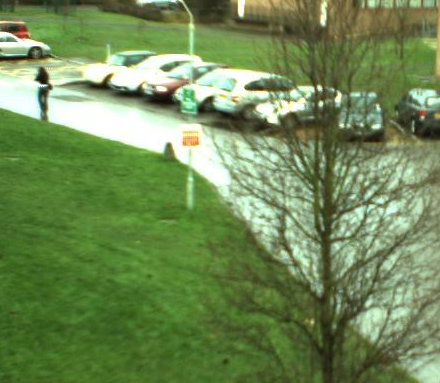
//> input picture 2small.ppm, 440 x 383 px
$ ./main   (built with g++ and OpenCV 4)
//> lines starting //> are read from the running program, lines starting //| are printed output that depends on the picture
### Node.h
//
// Created by Jules on 01/12/2017.
//

#ifndef IMAGECOMPRESSION_NODE_H
#define IMAGECOMPRESSION_NODE_H

#include <iostream>
using namespace std;
class PNode {
    public:
        int value;
        int frequency;
        PNode *left;
        PNode *right;
        string prefix;
        float huffmanProbability;
        PNode(int v,int f,int total);
        PNode();
};


#endif //IMAGECOMPRESSION_NODE_H

### Node.cpp
//
// Created by Jules on 01/12/2017.
//

#include "Node.h"

PNode::PNode(int v,int f,int total) {
    value = v;
    frequency = f;
    huffmanProbability = frequency/float(total);
}

PNode::PNode() {
    value = -1;
}

// [9 lines left out: function PNode, not called in this run]

void PNode::setPrefix(string p) {
    this->prefix = p;
}

### main.cpp
#include <opencv2/opencv.hpp>
#include "Node.h"
#include "bitstring.h"
#include <opencv2/highgui/highgui.hpp>

using namespace cv;


void compress(Mat& img);
void de_Compress(Mat &img);

int position(std::vector<int> numbers, int value);
void sortFreq(std::vector<int>& numbers, std::vector<int>& freq);
void huffman(Mat img);
void addPrefix(PNode *root, String prefix, map<int,string> &huffmanTable);
void getOutputString(map<int,string> &huffmanTable,Mat &img, string &outputString);
void sortHuffman(vector<PNode>& array);


Mat huffmanDecode();
void getValue(PNode *root, string &binary);

void compressionRatio(string input);
void meanSquareError(Mat &original, Mat &decompressed);

vector<PNode> priorityQueue;
vector<int> decodedValues;
int width,height;


double dataLum[8][8] = {
        {16, 11, 10, 16, 24, 40, 51, 61},
        {12, 12, 14, 19, 26, 58, 60, 55},
        {14, 13, 16, 24, 40, 57, 69, 56},
        {14, 17, 22, 29, 51, 87, 80, 62},
        {18, 22, 37, 56, 68, 109, 103, 77},
        {24, 35, 55, 64, 81, 104, 113, 92},
        {49, 64, 78, 87, 103, 121, 120, 101},
        {72, 92, 95, 98, 112, 100, 103, 99}
};

double dataChrom[8][8] = {
        {17, 18, 24, 27, 99, 99, 99, 99},
        {18, 21, 26, 66, 99, 99, 99, 99},
        {24, 26, 56, 99, 99, 99, 99, 99},
        {47, 66, 99, 99, 99, 99, 99, 99},
        {99, 99, 99, 99, 99, 99, 99, 99},
        {99, 99, 99, 99, 99, 99, 99, 99},
        {99, 99, 99, 99, 99, 99, 99, 99},
        {99, 99, 99, 99, 99, 99, 99, 99}
};

int main() {
    string inputString = "../2small.ppm";
    std::cout << "Hello, World!" << std::endl;
    Mat image = imread(inputString,CV_LOAD_IMAGE_COLOR);
//> image is the input picture: 383 rows x 440 cols, CV_8UC3; mean B, G, R 85.3, 137.3, 111.5
    //Mat image = imread("../fish.jpg",CV_LOAD_IMAGE_COLOR);

    compress(image);
    Mat imageChannels[3];
    split(image,imageChannels);
    imwrite("../output.jpg",image);
    huffman(image);
    Mat decompressedImage;
    de_Compress(decompressedImage);
    compressionRatio(inputString);
    meanSquareError(image,decompressedImage);

    return 0;
}


int position(std::vector<int> numbers, int value){
    int x=0;
    for(;x<numbers.size();x++){
        if(numbers.at(x)==value){
            break;
        }
    }
    return x;
}

void sortFreq(std::vector<int>& numbers, std::vector<int>& freq){
    int j, tempFreq, tempNum;

    for (int i = 0; i < numbers.size(); i++){
        j = i;

        while (j > 0 && freq[j] < freq[j-1]){
            tempFreq = freq[j];
            tempNum = numbers[j];
            freq[j] = freq[j-1];
            numbers[j] = numbers[j-1];
            freq[j-1] = tempFreq;
            numbers[j-1] = tempNum;
            j--;
        }
    }
}

void compress(Mat& img){
    //img.convertTo(img,CV_32F);
//
    Mat lum = Mat(8,8,CV_64FC1,&dataLum);
    Mat chrom = Mat(8,8,CV_64FC1,&dataChrom);

    namedWindow("original",CV_WINDOW_AUTOSIZE);
    imshow("original",img);
    waitKey();
    // convert Image from BGR to YCrCb
    cvtColor(img,img,COLOR_BGR2YCrCb);
//> img: 383 rows x 440 cols, CV_8UC3; mean of channels 0, 1, 2 123.6, 119.3, 106.3
    cout<<"cols->"<< img.cols<<endl;
//| cols->440
    cout<<"x->"<< img.rows<<endl;
//| x->383
    // loop through the image and split into blocks.
    for(int x=0;x<img.rows;x+=8){
        for(int y=0;y<img.cols;y+=8){

            if((x+8)<img.rows-1 && (y+8) <img.cols-1){
                Mat block = img(Rect(y,x,8,8));
                vector<Mat> channels;
                split(block,channels);
                vector<Mat> outputChannels(channels.size());
                //for each channel of the block
                for(int p=0;p<block.channels();p++){
                    Mat channelBlock = channels[p];
                    channelBlock.convertTo(channelBlock,CV_64FC1);
                    //subtract 128
                    subtract(channelBlock, 128.0, channelBlock);
                    // DCT on the block for the channel
                    Mat blockDCT;
                    dct(channelBlock,channelBlock);
                    // divide by the relevant quantization table
                    if(p==0){
                        //luminance
                        divide(channelBlock,lum,channelBlock);
                    }else{
                        divide(channelBlock,chrom,channelBlock);
                    }
                    // add 128 to the block
                    add(channelBlock, 128.0, channelBlock);
                    channelBlock.convertTo(channelBlock,CV_8UC1);
                    outputChannels[p] = channelBlock;

                }
                // merge all channels for the block
                merge(outputChannels,block);

            }

        }

    }
//> img: 383 rows x 440 cols, CV_8UC3; mean of channels 0, 1, 2 127.5, 127.7, 127.1
    //show the image
    namedWindow("DCT + quantization ",CV_WINDOW_AUTOSIZE);
    imshow("DCT + quantization ",img);
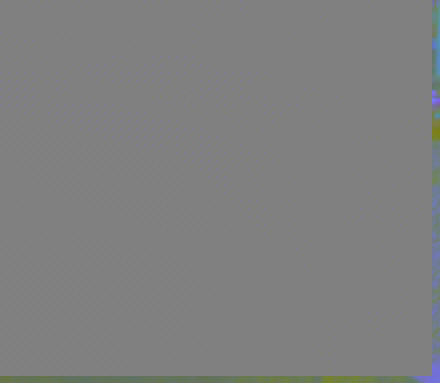
//> window 'DCT + quantization ': 383 rows x 440 cols, CV_8UC3; mean B, G, R 127.5, 127.7, 127.1
//> in main, `split(image,imageChannels);`:
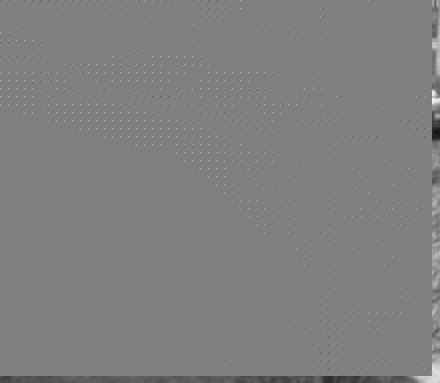
//> imageChannels[0]: 383 rows x 440 cols, CV_8UC1; min 21, max 248, mean 127.5
    waitKey();

}

// [69 lines left out: functions de_Compress, dImage, not called in this run]

/* Sort the huffman priority vector through insertion sort*/
void sortHuffman(vector<PNode>& array){
    int j;
    PNode temp;

    for (int i = 0; i < array.size(); i++){
        j = i;

        while (j > 0 && array[j].huffmanProbability < array[j-1].huffmanProbability){
            temp = array[j];

            array[j] = array[j-1];

            array[j-1] = temp;

            j--;
        }
    }
}


void huffman(Mat img){
    // vector of the numbers (intensity values) and frequencies of those (direct mapping)
    std::vector<int> numbers =  std::vector<int>();
    std::vector<int> freq =  std::vector<int>();
    // set the width and height of the image to the global varibles
    width = img.size().width;
//> width = 440
    height = img.size().height;
//> height = 383
    // go through all the pixels in the image and get the value
    // if the value is already stored then add 1 to it's frequency
    vector<Mat> channels;
    split(img,channels);
    for(int x=0;x<img.rows;x++){
        for(int y=0;y<img.cols;y++){

            for(int channel=0;channel<channels.size();channel++){

                int value = int(channels.at(channel).at<uchar>(x,y));


                if(find(numbers.begin(), numbers.end(), value) != numbers.end()){
                    // add frequency
                    int pos = position(numbers,value);

                    freq.at(pos) = freq.at(pos) +1;

                } else{
                    numbers.push_back(int(channels.at(channel).at<uchar>(x,y)));
                    freq.push_back(1);
                }
            }

        }
    }
//> after the loop, numbers = 221 values, max 248 at index 138, min 21 at index 198, mean 131.1; freq = 221 values, max 455074 at index 4, min 1 at index 121, mean 2287.6
    //sort the frquencies
    sortFreq(numbers,freq);
//> the loop in sortFreq, `for (int i = 0; i < numbers.size(); i++)` made 221 passes
//> (tempFreq, tempNum, j) on passes 1 to 3: (0, 0, 0), (0, 0, 1), (1458, 124, 1)
//> after the loop in sortFreq, `for (int i = 0; i < numbers.size(); i++)`: j = 23; tempFreq = 2; tempNum = 45; freq = 221 values from 1 to 455074; numbers = 221 values, max 248 at index 2, min 21 at index 21, mean 131.1
//> freq = 221 values from 1 to 455074
    std::cout<<"Vector size: "<<numbers.size() <<std::endl;
//| Vector size: 221
    std::cout << "________________"<<std::endl;
    std::cout << "| number | freq.|"<<std::endl;
    for(int x= int(numbers.size() - 1); x >= 0; x--){
        std::cout << "| "<<numbers.at(x)<<" | "<<freq.at(x)<<" |"<<std::endl;
    }
//> this loop made 221 passes
//| | 128 | 455074 |
//| | 127 | 8141 |
//| | 129 | 7763 |
//| | 126 | 2643 |
//| | 130 | 2237 |
//| | 125 | 1643 |
//| | 124 | 1458 |
//| | 121 | 1337 |
//> (output is shown up to pass 8 of 221)

    // create nodes for each value

    for(int x=0;x<freq.size();x++){
        int pixels = img.rows*img.cols*3;
        PNode node = PNode(numbers.at(x),freq.at(x),pixels);
        priorityQueue.push_back(node);
    }
//> this loop made 221 passes
//> (value in PNode, frequency in PNode, huffmanProbability in PNode) on passes 1, 3, 4: (236, 1, 1.98e-06), (248, 1, 1.98e-06), (229, 1, 1.98e-06)
//> after the loop, priorityQueue = 221 items
    cout<<"first in the array is vale=->"<<priorityQueue.at(0).value <<endl;
//| first in the array is vale=->236
    // sort the priority queue to get it in lowest priority at value 0
    sortHuffman(priorityQueue);
//> after the loop in sortHuffman, `for (int i = 0; i < array.size(); i++)`: j = 220
    float totalValue = 0;
    //make huffman encoding tree
    while(totalValue<1){
        // get the first two nodes and put them on the left and right of a new parent node
        PNode left = priorityQueue.at(0);
        PNode right = priorityQueue.at(1);
        cout << "Left: "<<left.huffmanProbability<<" right: "<<right.huffmanProbability<<endl;
        // add the frequency left and right probabilities
        float newPriority = left.huffmanProbability + right.huffmanProbability;
        PNode *parentNode = new PNode();
        parentNode->huffmanProbability = newPriority;
//> (the run ends here: the program needs code that is not available in this run, at `parentNode->left = new PNode(left.value,left.frequency,left.left,left...`)

$ run again, with 2.ppm copied over 2small.ppm
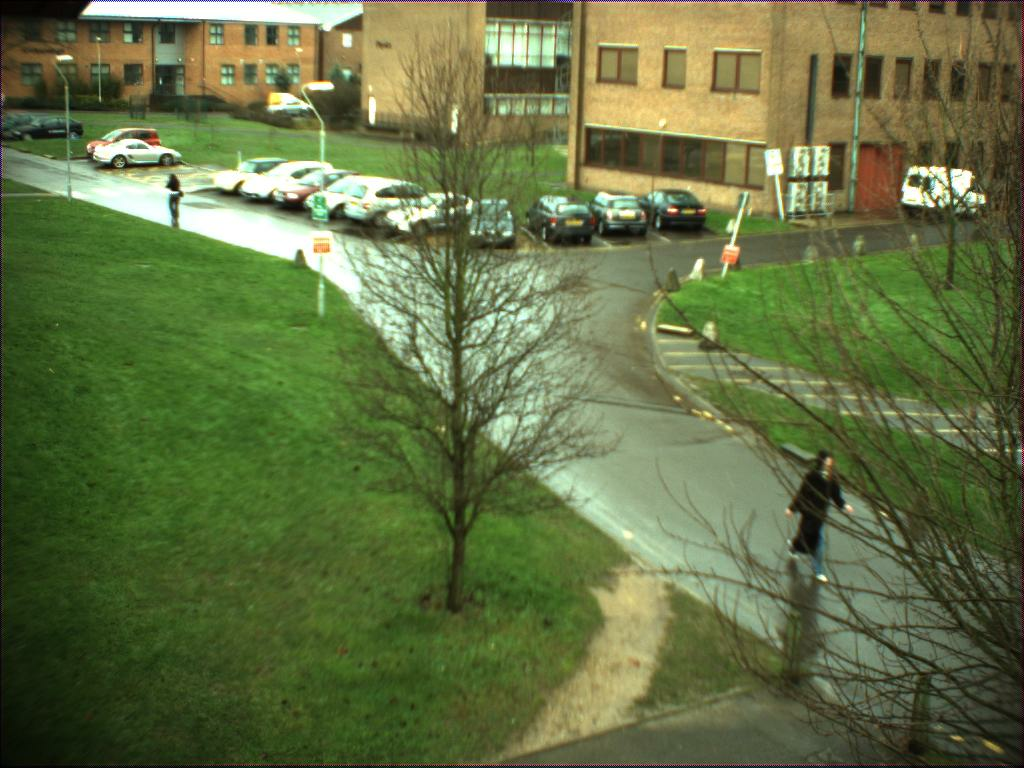
//> input picture 2.ppm, 1024 x 768 px
//> image is the input picture: 768 rows x 1024 cols, CV_8UC3; mean B, G, R 67, 112.2, 98.6
//| cols->1024
//| x->768
//> in compress, `imshow("DCT + quantization ",img);`:
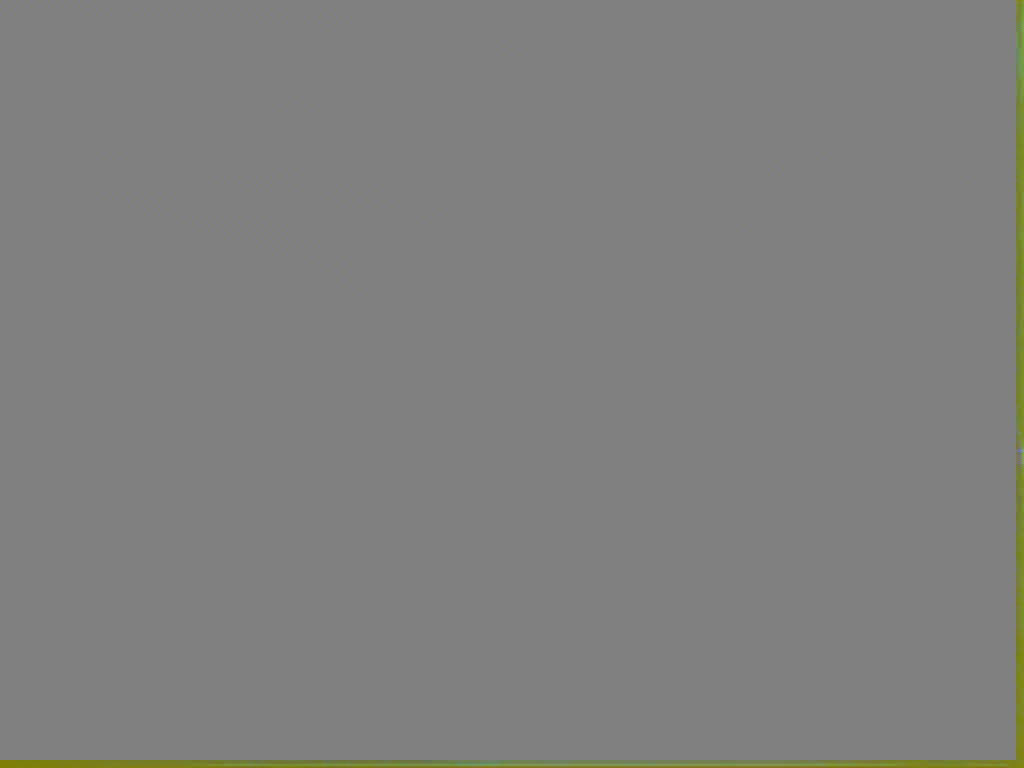
//> window 'DCT + quantization ': 768 rows x 1024 cols, CV_8UC3; mean B, G, R 126.4, 128, 127.7
//> after the loop in huffman, `for(int x=0;x<img.rows;x++)`: numbers = 196 values, max 216 at index 190, min 0 at index 195, mean 97.76; freq = 196 values, max 2164523 at index 3, min 1 at index 190, mean 12037.2
//> the loop in sortFreq, `for (int i = 0; i < numbers.size(); i++)` made 196 passes
//> (tempFreq, tempNum, j) on passes 1 to 3: (0, 0, 0), (0, 0, 1), (0, 0, 2)
//> after the loop in sortFreq, `for (int i = 0; i < numbers.size(); i++)`: j = 8; tempFreq = 11; tempNum = 0; freq = 196 values from 1 to 2164523; numbers = 196 values, max 216 at index 0, min 0 at index 8, mean 97.76
//> in huffman, `sortFreq(numbers,freq);`: freq = 196 values from 1 to 2164523
//| Vector size: 196
//> the loop in huffman, `for(int x= int(numbers.size() - 1); x >= 0; x--)` made 196 passes
//| | 128 | 2164523 |
//| | 127 | 44028 |
//| | 129 | 40724 |
//| | 126 | 12166 |
//| | 130 | 9923 |
//> (output is shown up to pass 5 of 196)
//> the loop in huffman, `for(int x=0;x<freq.size();x++)` made 196 passes
//> (value in PNode, frequency in PNode, huffmanProbability in PNode) on passes 1, 3, 5: (216, 1, 4.24e-07), (206, 1, 4.24e-07), (192, 5, 2.12e-06)
//> after the loop in huffman, `for(int x=0;x<freq.size();x++)`: priorityQueue = 196 items
//| first in the array is vale=->216
//> after the loop in sortHuffman, `for (int i = 0; i < array.size(); i++)`: j = 195
